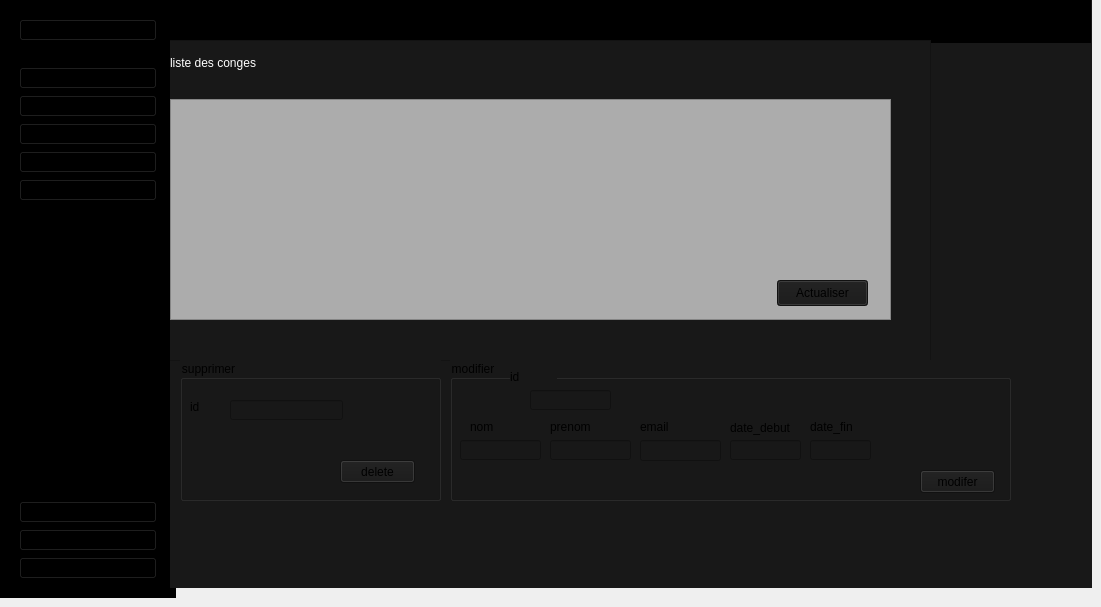
      <widget class="QWidget" name="ListPage_2">
       <widget class="QWidget" name="leftMenuContainer_6" native="true">
        <property name="geometry">
         <rect>
          <x>0</x>
          <y>0</y>
          <width>176</width>
          <height>598</height>
         </rect>
        </property>
        <property name="styleSheet">
         <string notr="true">background-color:#FFF;
</string>
        </property>
        <layout class="QVBoxLayout" name="verticalLayout_16">
         <property name="leftMargin">
          <number>0</number>
         </property>
         <property name="topMargin">
          <number>0</number>
         </property>
         <property name="rightMargin">
          <number>0</number>
         </property>
         <item>
          <widget class="QWidget" name="leftMenuSubContainer_6" native="true">
           <property name="styleSheet">
            <string notr="true">background-color:rgb(0, 0, 0);</string>
           </property>
           <layout class="QVBoxLayout" name="verticalLayout_17">
            <item alignment="Qt::AlignTop">
             <widget class="QFrame" name="UserSideMenu_6">
              <property name="frameShape">
               <enum>QFrame::StyledPanel</enum>
              </property>
              <property name="frameShadow">
               <enum>QFrame::Raised</enum>
              </property>
              <layout class="QHBoxLayout" name="horizontalLayout_6">
               <item>
                <widget class="QPushButton" name="Account_6">
                 <property name="toolTip">
                  <string>User</string>
                 </property>
                 <property name="toolTipDuration">
                  <number>16</number>
                 </property>
                 <property name="styleSheet">
                  <string notr="true"/>
                 </property>
                 <property name="text">
                  <string>mon compte</string>
                 </property>
                 <property name="icon">
                  <iconset>
                   <normaloff>icon/user.svg</normaloff>icon/user.svg</iconset>
                 </property>
                 <property name="iconSize">
                  <size>
                   <width>20</width>
                   <height>20</height>
                  </size>
                 </property>
                </widget>
               </item>
              </layout>
             </widget>
            </item>
            <item>
             <widget class="QFrame" name="MainFunctions_6">
              <property name="sizePolicy">
               <sizepolicy hsizetype="Preferred" vsizetype="Preferred">
                <horstretch>0</horstretch>
                <verstretch>0</verstretch>
               </sizepolicy>
              </property>
              <property name="frameShape">
               <enum>QFrame::StyledPanel</enum>
              </property>
              <property name="frameShadow">
               <enum>QFrame::Raised</enum>
              </property>
              <layout class="QVBoxLayout" name="verticalLayout_30">
               <item>
                <widget class="QPushButton" name="HomeBtn_6">
                 <property name="toolTip">
                  <string>Home</string>
                 </property>
                 <property name="text">
                  <string>maison</string>
                 </property>
                 <property name="icon">
                  <iconset>
                   <normaloff>icon/home.svg</normaloff>
                   <normalon>icon/home.svg</normalon>icon/home.svg</iconset>
                 </property>
                 <property name="iconSize">
                  <size>
                   <width>20</width>
                   <height>20</height>
                  </size>
                 </property>
                </widget>
               </item>
               <item>
                <widget class="QPushButton" name="DataBtn_6">
                 <property name="toolTip">
                  <string>Data</string>
                 </property>
                 <property name="text">
                  <string>donnee employee</string>
                 </property>
                 <property name="icon">
                  <iconset>
                   <normaloff>icon/database.svg</normaloff>
                   <normalon>icon/database.svg</normalon>icon/database.svg</iconset>
                 </property>
                 <property name="iconSize">
                  <size>
                   <width>20</width>
                   <height>20</height>
                  </size>
                 </property>
                </widget>
               </item>
               <item>
                <widget class="QPushButton" name="addeq_6">
                 <property name="styleSheet">
                  <string notr="true">font: 75 9pt &quot;MS Shell Dlg 2&quot;;</string>
                 </property>
                 <property name="text">
                  <string>ajouter employee</string>
                 </property>
                 <property name="icon">
                  <iconset>
                   <normaloff>icon/plus.svg</normaloff>icon/plus.svg</iconset>
                 </property>
                 <property name="iconSize">
                  <size>
                   <width>20</width>
                   <height>20</height>
                  </size>
                 </property>
                </widget>
               </item>
               <item>
                <widget class="QPushButton" name="PdfBtn_7">
                 <property name="toolTip">
                  <string>Pdf</string>
                 </property>
                 <property name="text">
                  <string>demande de conjée</string>
                 </property>
                 <property name="icon">
                  <iconset>
                   <normaloff>icon/plus.svg</normaloff>icon/plus.svg</iconset>
                 </property>
                 <property name="iconSize">
                  <size>
                   <width>20</width>
                   <height>20</height>
                  </size>
                 </property>
                </widget>
               </item>
               <item>
                <widget class="QPushButton" name="pushButton_11">
                 <property name="text">
                  <string>donnee congé</string>
                 </property>
                 <property name="icon">
                  <iconset>
                   <normaloff>icon/database.svg</normaloff>icon/database.svg</iconset>
                 </property>
                </widget>
               </item>
               <item>
                <spacer name="verticalSpacer_36">
                 <property name="orientation">
                  <enum>Qt::Vertical</enum>
                 </property>
                 <property name="sizeHint" stdset="0">
                  <size>
                   <width>20</width>
                   <height>40</height>
                  </size>
                 </property>
                </spacer>
               </item>
               <item>
                <spacer name="verticalSpacer_37">
                 <property name="orientation">
                  <enum>Qt::Vertical</enum>
                 </property>
                 <property name="sizeHint" stdset="0">
                  <size>
                   <width>20</width>
                   <height>40</height>
                  </size>
                 </property>
                </spacer>
               </item>
               <item>
                <spacer name="verticalSpacer_38">
                 <property name="orientation">
                  <enum>Qt::Vertical</enum>
                 </property>
                 <property name="sizeHint" stdset="0">
                  <size>
                   <width>20</width>
                   <height>40</height>
                  </size>
                 </property>
                </spacer>
               </item>
               <item>
                <spacer name="verticalSpacer_39">
                 <property name="orientation">
                  <enum>Qt::Vertical</enum>
                 </property>
                 <property name="sizeHint" stdset="0">
                  <size>
                   <width>20</width>
                   <height>40</height>
                  </size>
                 </property>
                </spacer>
               </item>
               <item>
                <spacer name="verticalSpacer_40">
                 <property name="orientation">
                  <enum>Qt::Vertical</enum>
                 </property>
                 <property name="sizeHint" stdset="0">
                  <size>
                   <width>20</width>
                   <height>40</height>
                  </size>
                 </property>
                </spacer>
               </item>
               <item>
                <spacer name="verticalSpacer_41">
                 <property name="orientation">
                  <enum>Qt::Vertical</enum>
                 </property>
                 <property name="sizeHint" stdset="0">
                  <size>
                   <width>20</width>
                   <height>40</height>
                  </size>
                 </property>
                </spacer>
               </item>
               <item>
                <spacer name="verticalSpacer_42">
                 <property name="orientation">
                  <enum>Qt::Vertical</enum>
                 </property>
                 <property name="sizeHint" stdset="0">
                  <size>
                   <width>20</width>
                   <height>40</height>
                  </size>
                 </property>
                </spacer>
               </item>
              </layout>
             </widget>
            </item>
            <item alignment="Qt::AlignBottom">
             <widget class="QFrame" name="AppFunction_6">
              <property name="frameShape">
               <enum>QFrame::StyledPanel</enum>
              </property>
              <property name="frameShadow">
               <enum>QFrame::Raised</enum>
              </property>
              <layout class="QVBoxLayout" name="verticalLayout_31">
               <item>
                <widget class="QPushButton" name="SettingsBtn_6">
                 <property name="toolTip">
                  <string>Settings</string>
                 </property>
                 <property name="text">
                  <string>parametre</string>
                 </property>
                 <property name="icon">
                  <iconset>
                   <normaloff>icon/settings.svg</normaloff>
                   <disabledoff>icon/settings.svg</disabledoff>icon/settings.svg</iconset>
                 </property>
                 <property name="iconSize">
                  <size>
                   <width>20</width>
                   <height>20</height>
                  </size>
                 </property>
                </widget>
               </item>
               <item>
                <widget class="QPushButton" name="HelpBtn_6">
                 <property name="toolTip">
                  <string>Help</string>
                 </property>
                 <property name="text">
                  <string>aide</string>
                 </property>
                 <property name="icon">
                  <iconset>
                   <normaloff>icon/help-circle.svg</normaloff>
                   <normalon>icon/help-circle.svg</normalon>icon/help-circle.svg</iconset>
                 </property>
                 <property name="iconSize">
                  <size>
                   <width>20</width>
                   <height>20</height>
                  </size>
                 </property>
                </widget>
               </item>
               <item>
                <widget class="QPushButton" name="LogoutBtn_6">
                 <property name="toolTip">
                  <string>Logout</string>
                 </property>
                 <property name="text">
                  <string>deconnecter</string>
                 </property>
                 <property name="icon">
                  <iconset>
                   <normaloff>icon/log-out.svg</normaloff>
                   <normalon>icon/log-out.svg</normalon>icon/log-out.svg</iconset>
                 </property>
                 <property name="iconSize">
                  <size>
                   <width>20</width>
                   <height>20</height>
                  </size>
                 </property>
                </widget>
               </item>
              </layout>
             </widget>
            </item>
           </layout>
          </widget>
         </item>
        </layout>
       </widget>
       <widget class="QWidget" name="mainBodyContainer_6" native="true">
        <property name="geometry">
         <rect>
          <x>170</x>
          <y>-10</y>
          <width>922</width>
          <height>598</height>
         </rect>
        </property>
        <property name="styleSheet">
         <string notr="true">background-color:#181818 ;</string>
        </property>
        <widget class="QFrame" name="TopBar_6">
         <property name="geometry">
          <rect>
           <x>0</x>
           <y>0</y>
           <width>921</width>
           <height>53</height>
          </rect>
         </property>
         <property name="styleSheet">
          <string notr="true">background-color:rgb(0, 0, 0);</string>
         </property>
         <property name="frameShape">
          <enum>QFrame::StyledPanel</enum>
         </property>
         <property name="frameShadow">
          <enum>QFrame::Raised</enum>
         </property>
         <layout class="QVBoxLayout" name="verticalLayout_32">
          <item>
           <widget class="QLabel" name="Actor_6">
            <property name="styleSheet">
             <string notr="true">font: 75 16pt &quot;MS Shell Dlg 2&quot;;</string>
            </property>
            <property name="text">
             <string>responsable resource humaine</string>
            </property>
           </widget>
          </item>
         </layout>
        </widget>
        <widget class="QFrame" name="MainContent_6">
         <property name="geometry">
          <rect>
           <x>-10</x>
           <y>50</y>
           <width>771</width>
           <height>321</height>
          </rect>
         </property>
         <property name="frameShape">
          <enum>QFrame::StyledPanel</enum>
         </property>
         <property name="frameShadow">
          <enum>QFrame::Raised</enum>
         </property>
         <widget class="QLabel" name="label_21">
          <property name="geometry">
           <rect>
            <x>10</x>
            <y>10</y>
            <width>150</width>
            <height>25</height>
           </rect>
          </property>
          <property name="styleSheet">
           <string notr="true">color:#fff;
font: 75 12pt &quot;MS Shell Dlg 2&quot;;</string>
          </property>
          <property name="text">
           <string>liste des conges</string>
          </property>
         </widget>
         <widget class="QTableView" name="table_2">
          <property name="geometry">
           <rect>
            <x>10</x>
            <y>59</y>
            <width>721</width>
            <height>221</height>
           </rect>
          </property>
          <property name="styleSheet">
           <string notr="true">background-color: rgb(172, 172, 172);
color: rgb(0, 0, 0);</string>
          </property>
         </widget>
         <widget class="QPushButton" name="PdfBtn_8">
          <property name="geometry">
           <rect>
            <x>617</x>
            <y>240</y>
            <width>91</width>
            <height>26</height>
           </rect>
          </property>
          <property name="toolTip">
           <string>Pdf</string>
          </property>
          <property name="styleSheet">
           <string notr="true"/>
          </property>
          <property name="text">
           <string>Actualiser</string>
          </property>
          <property name="icon">
           <iconset>
            <normaloff>icon/refresh-ccw.svg</normaloff>icon/refresh-ccw.svg</iconset>
          </property>
          <property name="iconSize">
           <size>
            <width>20</width>
            <height>20</height>
           </size>
          </property>
         </widget>
        </widget>
        <widget class="QGroupBox" name="groupBox_5">
         <property name="geometry">
          <rect>
           <x>10</x>
           <y>370</y>
           <width>261</width>
           <height>141</height>
          </rect>
         </property>
         <property name="title">
          <string>supprimer</string>
         </property>
         <widget class="QLabel" name="label_22">
          <property name="geometry">
           <rect>
            <x>10</x>
            <y>40</y>
            <width>47</width>
            <height>14</height>
           </rect>
          </property>
          <property name="text">
           <string>id</string>
          </property>
         </widget>
         <widget class="QLineEdit" name="lineEdit_15">
          <property name="geometry">
           <rect>
            <x>50</x>
            <y>40</y>
            <width>113</width>
            <height>20</height>
           </rect>
          </property>
         </widget>
         <widget class="QPushButton" name="pushButton_12">
          <property name="geometry">
           <rect>
            <x>160</x>
            <y>100</y>
            <width>75</width>
            <height>23</height>
           </rect>
          </property>
          <property name="text">
           <string>delete</string>
          </property>
         </widget>
        </widget>
        <widget class="QGroupBox" name="groupBox_6">
         <property name="geometry">
          <rect>
           <x>280</x>
           <y>370</y>
           <width>561</width>
           <height>141</height>
          </rect>
         </property>
         <property name="title">
          <string>modifier</string>
         </property>
         <widget class="QLineEdit" name="lineEdit_16">
          <property name="geometry">
           <rect>
            <x>80</x>
            <y>30</y>
            <width>81</width>
            <height>20</height>
           </rect>
          </property>
         </widget>
         <widget class="QLineEdit" name="lineEdit_17">
          <property name="geometry">
           <rect>
            <x>10</x>
            <y>80</y>
            <width>81</width>
            <height>20</height>
           </rect>
          </property>
         </widget>
         <widget class="QLineEdit" name="lineEdit_18">
          <property name="geometry">
           <rect>
            <x>100</x>
            <y>80</y>
            <width>81</width>
            <height>20</height>
           </rect>
          </property>
         </widget>
         <widget class="QLineEdit" name="lineEdit_19">
          <property name="geometry">
           <rect>
            <x>190</x>
            <y>80</y>
            <width>81</width>
            <height>21</height>
           </rect>
          </property>
         </widget>
         <widget class="QLabel" name="label_23">
          <property name="geometry">
           <rect>
            <x>60</x>
            <y>10</y>
            <width>47</width>
            <height>14</height>
           </rect>
          </property>
          <property name="text">
           <string>id</string>
          </property>
         </widget>
         <widget class="QLabel" name="label_24">
          <property name="geometry">
           <rect>
            <x>20</x>
            <y>60</y>
            <width>47</width>
            <height>14</height>
           </rect>
          </property>
          <property name="text">
           <string>nom</string>
          </property>
         </widget>
         <widget class="QLabel" name="label_25">
          <property name="geometry">
           <rect>
            <x>100</x>
            <y>60</y>
            <width>47</width>
            <height>14</height>
           </rect>
          </property>
          <property name="text">
           <string>prenom</string>
          </property>
         </widget>
         <widget class="QLabel" name="label_26">
          <property name="geometry">
           <rect>
            <x>190</x>
            <y>60</y>
            <width>47</width>
            <height>14</height>
           </rect>
          </property>
          <property name="text">
           <string>email</string>
          </property>
         </widget>
         <widget class="QLabel" name="label_27">
          <property name="geometry">
           <rect>
            <x>280</x>
            <y>60</y>
            <width>61</width>
            <height>16</height>
           </rect>
          </property>
          <property name="text">
           <string>date_debut</string>
          </property>
         </widget>
         <widget class="QLineEdit" name="lineEdit_20">
          <property name="geometry">
           <rect>
            <x>280</x>
            <y>80</y>
            <width>71</width>
            <height>20</height>
           </rect>
          </property>
         </widget>
         <widget class="QPushButton" name="pushButton_13">
          <property name="geometry">
           <rect>
            <x>470</x>
            <y>110</y>
            <width>75</width>
            <height>23</height>
           </rect>
          </property>
          <property name="text">
           <string>modifer</string>
          </property>
         </widget>
         <widget class="QLabel" name="label_28">
          <property name="geometry">
           <rect>
            <x>360</x>
            <y>60</y>
            <width>47</width>
            <height>14</height>
           </rect>
          </property>
          <property name="text">
           <string>date_fin</string>
          </property>
         </widget>
         <widget class="QLineEdit" name="lineEdit_21">
          <property name="geometry">
           <rect>
            <x>360</x>
            <y>80</y>
            <width>61</width>
            <height>20</height>
           </rect>
          </property>
         </widget>
        </widget>
       </widget>
      </widget>
